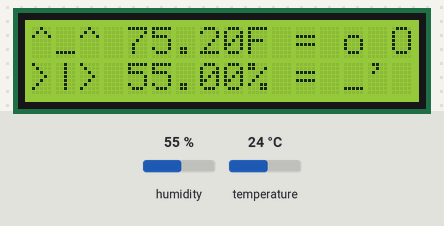
The sketch below on a simulated Arduino Uno, built with avr-gcc and run on an emulated ATmega328P. Shown: 16×2 character LCD. Inputs (shaded band) come from the test bench; at power-on: humidity 55 %, temperature 24 °C. Random numbers use the default seed unless the sketch sets one; what the sketch prints to the serial monitor is not drawn.

Above: at 1.2 s.
1.3 s: humidity set to 22 %
At 5.4 s:
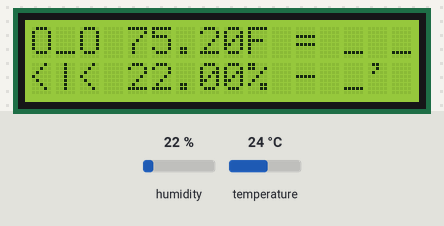
9.6 s: temperature set to 12 °C
At 13.6 s:
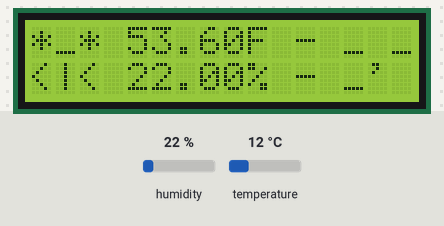
17.7 s: humidity set to 40 %
At 21.0 s:
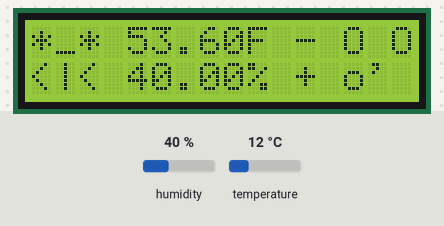
25.8 s: temperature set to 19 °C
At 29.6 s:
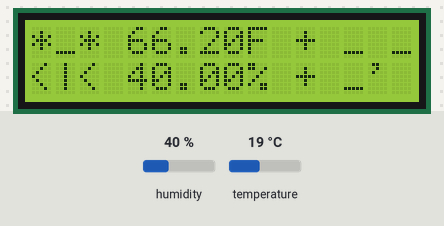
33.9 s: temperature set to 0 °C
At 37.0 s:
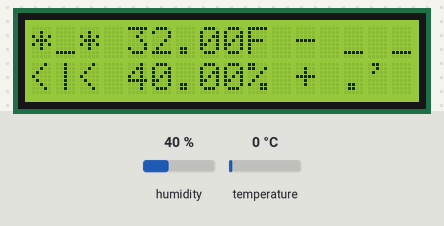
50.1 s: temperature set to 28 °C
At 54.2 s:
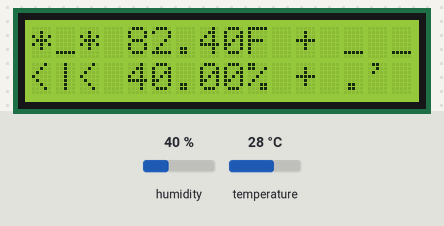
Timing chart, 0 to 55.7 s (numbered marks = the images above; inputs shaded):
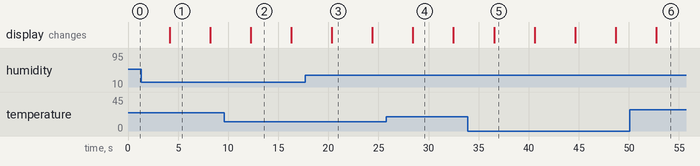

Measured:
- what the display in image 1 shows lasts 4.1 s, from 4.1 s to 8.2 s
- what the display in image 2 shows lasts 4.1 s, from 12.2 s to 16.3 s

The sketch:

dhtArduino.ino
```cpp
/*
  dhtArduino

  On interval read DHT sensor, write debug lines to serial, and display to LCD :
  anthropomorphized action gliph responding to some isComfortable() function
  current temp and humidity,
  indicator if readings are up +, down -, or same = given the average of the running average and a saved collection of events over an interval
  rotating action gliph.

  Serial:
  88906 | Humidity: 42.10% | Temp: 79.34°F | Index: 78.95°F | All good! avg : 79.38- avg : 42.18-

  16x2 LCD :
  ----------------
  ^_^ 75.00F + o O
  >|> 49.70% = _'

  @_@ 85.00F + _ _
  >|> 89.70% = .'

  TODO

  Structure to support comms with esp8266_client, extend esp function with the pin support of arduino
  serial out: @command specific
  read serial in and respond to specific lines
*/
#include "DHT.h"
#include <LiquidCrystal.h>

#define DHTPIN 2     // Digital pin connected to the DHT sensor
// Feather HUZZAH ESP8266 note: use pins 3, 4, 5, 12, 13 or 14 --
// Pin 15 can work but DHT must be disconnected during program upload.

// Uncomment whatever type you're using!
//#define DHTTYPE DHT11   // DHT 11
#define DHTTYPE DHT22   // DHT 22  (AM2302), AM2321
//#define DHTTYPE DHT21   // D

// as the current DHT reading algorithm adjusts itself to work on faster procs.
DHT dht(DHTPIN, DHTTYPE);

//LCD pin to Arduino
const int pin_RS = 8;
const int pin_EN = 9;
const int pin_d4 = 4;
const int pin_d5 = 5;
const int pin_d6 = 6;
const int pin_d7 = 7;
const int pin_BL = 10;

LiquidCrystal lcd( pin_RS,  pin_EN,  pin_d4,  pin_d5,  pin_d6,  pin_d7);

bool autonomous;
bool heuristic;
bool topLeftGliph; // position 0,0  : *_* ^_^
bool bottomLeftGliph; // position 0,1 .|. -|-

void setup() {
  Serial.begin(9600);
  Serial.println("Yass!");
  dht.begin();

  lcd.begin(16, 2);
  lcd.setCursor(0,0);
  lcd.print("EnviroSphere");
  lcd.setCursor(0,1);
  lcd.print("Press Key:");
}

bool isComfortable(float f, float h, float lowF=71, float highF=80, float lowh=20, float highH=70) {
  bool comfortable = false;
  if(f >= lowF && f <= highF)
  {
       if(h >= lowh && h <= highH)
      {
        Serial.print("All good!");
        comfortable = true;
      }
  }
  else {
    Serial.print("Check temperature");
    comfortable = false;
  }

   if(h < lowh && h > highH)
    {
      Serial.print("Check water vapor");
      comfortable = false;
    }
    return comfortable;
}

bool blinkGliph(String openGliph, String closeGliph, int posx, int posy, bool blinked)
{
  String gliph;
  if(blinked) {
      gliph = openGliph; //"O_O";
    }
    else
    {
      gliph = closeGliph; //"^_^";
    }
  lcd.setCursor(posx, posy);
  lcd.print(gliph);
  return !(blinked); ///return opposite of input always
}

float lastRisingArray[2][9];  // 2 by 9 element array of floats, 1 each for temp and humidity and with 9 data points per given time period
long lastRisingCheck[9]; // millis // 1 by element array for 9 elements, 1st is temp, 2nd is humidity
String isRising(int dataPoint, float f)
{
  int betweenTime = 15000; //15000; // interval time to saves entries in array
  String toReturn;
  float lastTemp = 0.00;
  int count = 0;
  for (int i = 0; i < (sizeof(lastRisingArray[dataPoint]) / sizeof(lastRisingArray[dataPoint][0])); i++)
  {
   if(lastRisingArray[dataPoint][i] > 0)
   {
     count = count + 1;
     lastTemp += lastRisingArray[dataPoint][i];
   }
  }
  if(count != 0)
  {
    lastTemp = lastTemp / count; // average over time
  }
  else
  {
    if(lastRisingArray[dataPoint][0] == 0.00)
    {
      lastTemp = f; // if this is the very first then now is the best last
    }
    else
    {
      lastTemp = lastRisingArray[dataPoint][0];
    }
  }
  Serial.print(" avg : ");
  Serial.print(lastTemp);
  if(lastTemp < f)
  {
    toReturn = "+";
  }
  else if(lastTemp > f)
  {
    toReturn = "-";
  }
  else
  {
    toReturn = "=";
  }
  if((millis() > lastRisingCheck[dataPoint] + betweenTime) || (lastRisingCheck[dataPoint] == 0)) // ten minutes = 600000,
  {
    for (int b = 0; b < (sizeof(lastRisingArray[dataPoint]) / sizeof(lastRisingArray[dataPoint][0])); b++)
    {
      if(lastRisingArray[dataPoint][b] <= 1.00) // if no entry
      {
        //Serial.println(millis());
        lastRisingArray[dataPoint][b] = f;
        lastRisingCheck[dataPoint] = millis();
        break;
      }
    }
  }
  if(count == ((sizeof(lastRisingArray[dataPoint]) / sizeof(lastRisingArray[dataPoint][0]))))
  {
    //Serial.println("Clearing array");
    // skip first element 0, it's always the last temp/average
    for (int a = 1; a < (sizeof(lastRisingArray[dataPoint]) / sizeof(lastRisingArray[dataPoint][0])); a++)
    {
      lastRisingArray[dataPoint][a] = 0;
    }
    lastRisingArray[dataPoint][0] = lastTemp; // Add the running average back to the array
  }
  Serial.print(toReturn);
  return toReturn;
}

int lineGliphCount = 0;
void ShowStatusToLCD(float f, float h)
{
  lcd.clear();

  if(isComfortable(f,h)) {
    topLeftGliph = blinkGliph("O_O","^_^",0,0,topLeftGliph);
  }
  else
  {
    topLeftGliph = blinkGliph("*_*","@_@",0,0,topLeftGliph);
  }
  bottomLeftGliph = blinkGliph("<|<",">|>",0,1,bottomLeftGliph);

  bool bottomMiddle = blinkGliph("'"," ",14,1,true);

  //bool topRight = blinkGliph("O","_",15,0,bottomLeftGliph);
  //bool bottomRight = blinkGliph("",">",15,1,bottomLeftGliph);

  if(lineGliphCount >= random(15))
  {
    if(lineGliphCount == 5)
    {
      bool topRight2 = blinkGliph("O","O",13,0,bottomLeftGliph);
      bool topRight = blinkGliph("O","O",15,0,bottomLeftGliph);
      bool bottomRight1 = blinkGliph(".","o",13,1,bottomLeftGliph);
      bool bottomMiddle = blinkGliph("-"," ",14,0,topLeftGliph);
    }
    else
    {
      bool topRight2 = blinkGliph("O","_",13,0,bottomLeftGliph);
      bool topRight = blinkGliph("o","_",15,0,bottomLeftGliph);
      bool bottomRight1 = blinkGliph("o",".",13,1,bottomLeftGliph);
    }
  }
  else
  {
    bool topRight2 = blinkGliph("o","_",13,0,bottomLeftGliph);
    bool topRight = blinkGliph("O","_",15,0,bottomLeftGliph);
    bool bottomRight1 = blinkGliph("_","_",13,1,bottomLeftGliph);
  }
/*
  bool topRight1 = blinkGliph(">","<",13,0,bottomLeftGliph);
  //blink
  if(lineGliphCount >= 3)
  {
    bool topRight2 = blinkGliph("|"," ",14,0,true);
  }
  else
  {
    bool topRight2 = blinkGliph("|"," ",14,0,false);
  }
  bool topRight = blinkGliph("<",">",15,0,bottomLeftGliph);
  bottomLeftGliph = blinkGliph("<|<",">|>",0,1,bottomLeftGliph);
  bool bottomRight1 = blinkGliph(">","<",13,1,bottomLeftGliph);
  if(lineGliphCount >= 3)
  {
    bool bottomRight1 = blinkGliph("|"," ",14,1,false);
  }
  else
  {
    bool bottomRight1 = blinkGliph("|"," ",14,1,true);
  }
  bool bottomRight = blinkGliph("<",">",15,1,bottomLeftGliph);
*/


/*
  bool topRight1 = blinkGliph("|","|",13,0,bottomLeftGliph);
  //blink two on, two off
  if(lineGliphCount >= 2)
  {
    bool topRight2 = blinkGliph("-","=",14,0,true);
  }
  else
  {
    bool topRight2 = blinkGliph("-","-",14,0,false);
  }
  bool topRight = blinkGliph("|","|",15,0,bottomLeftGliph);

  bottomLeftGliph = blinkGliph("<|<",">|>",0,1,bottomLeftGliph);

  bool bottomRight1 = blinkGliph("|","|",13,1,bottomLeftGliph);
  if(lineGliphCount >= 2)
  {
    bool bottomRight1 = blinkGliph("_","_",14,1,false);
  }
  else
  {
    bool bottomRight1 = blinkGliph("_","_",14,1,true);
  }
  bool bottomRight = blinkGliph("|","|",15,1,bottomLeftGliph);

if(lineGliphCount >= 3) // 3 4 5
{
  bool rotator1 = blinkGliph("."," ",10+lineGliphCount,0,true); //14 to 16
}
else // 0 1 2
{
  bool rotator1 = blinkGliph("."," ",16-lineGliphCount,1,true); //bottom
}
*/
  if(lineGliphCount == 5) { lineGliphCount = 0;}
  lineGliphCount = lineGliphCount + 1;

  lcd.setCursor(4,0);
  lcd.print(f);
  lcd.print(F("F "));
  lcd.print(isRising(0,f));

  lcd.setCursor(4, 1);
  lcd.print(h);
  lcd.print(F("% "));
  lcd.print(isRising(1,h));
}

long intervalToRun = 4000;
long lastRun;
bool flip;
void loop() {
  float h = dht.readHumidity();
  // Read temperature as Celsius (the default)
  float t = dht.readTemperature();
  // Read temperature as Fahrenheit (isFahrenheit = true)
  float f = dht.readTemperature(true);
  // Check if any reads failed and exit early (to try again).
  if (isnan(h) || isnan(t) || isnan(f)) {
    Serial.println(F("Failed to read from DHT sensor!"));
    return;
  }
  // Compute heat index in Fahrenheit (the default)
  float hif = dht.computeHeatIndex(f, h);
  // Compute heat index in Celsius (isFahreheit = false)
  //float hic = dht.computeHeatIndex(t, h, false);
  /*if(flip == true)
  {
    Serial.print("o_O ");
   }
  else {
    Serial.print("O_o ");
  }
  flip = !flip;*/

  Serial.print(millis());
  Serial.print(F(" | Humidity: "));
  Serial.print(h);
  Serial.print(F("% | Temp: "));
  Serial.print(f);
  Serial.print(F("°F | Index: "));
  Serial.print(hif);
  Serial.print(F("°F | "));

  ShowStatusToLCD(f,h);

  Serial.println(" ");
  delay(intervalToRun);
}
```
